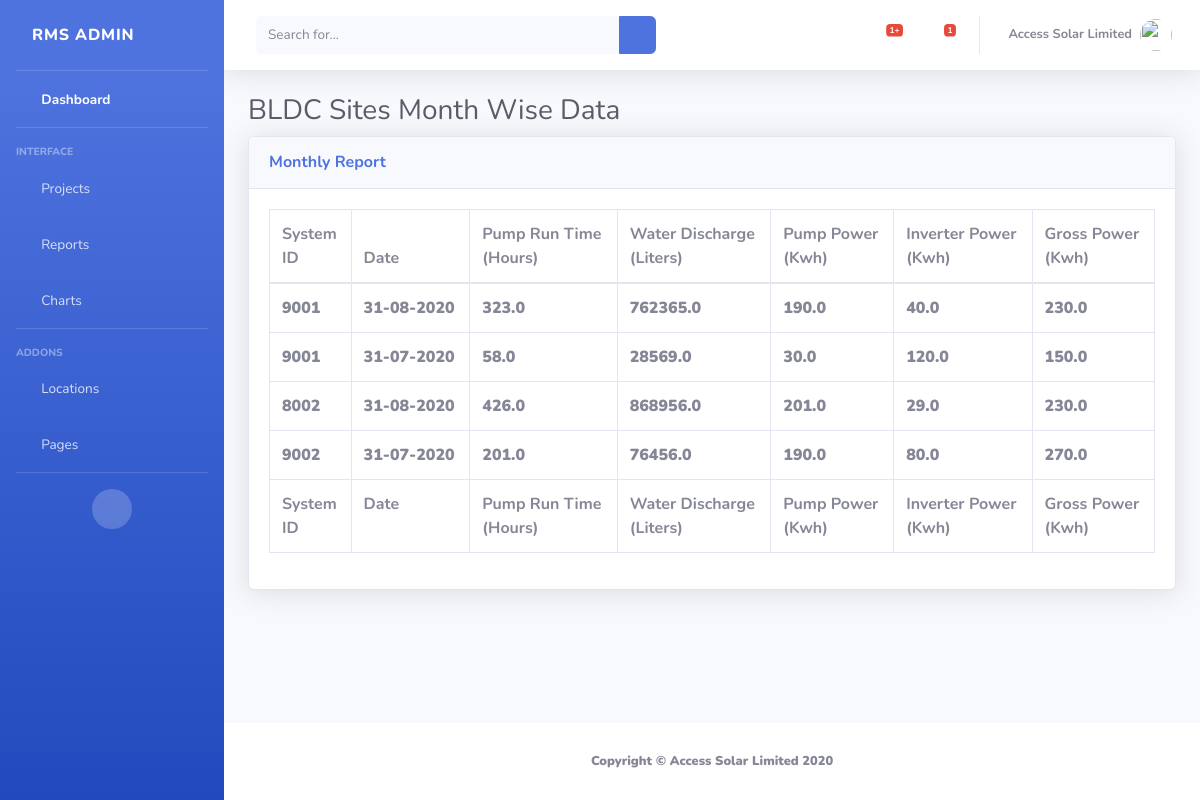
The app's page /monthReport/, older data.
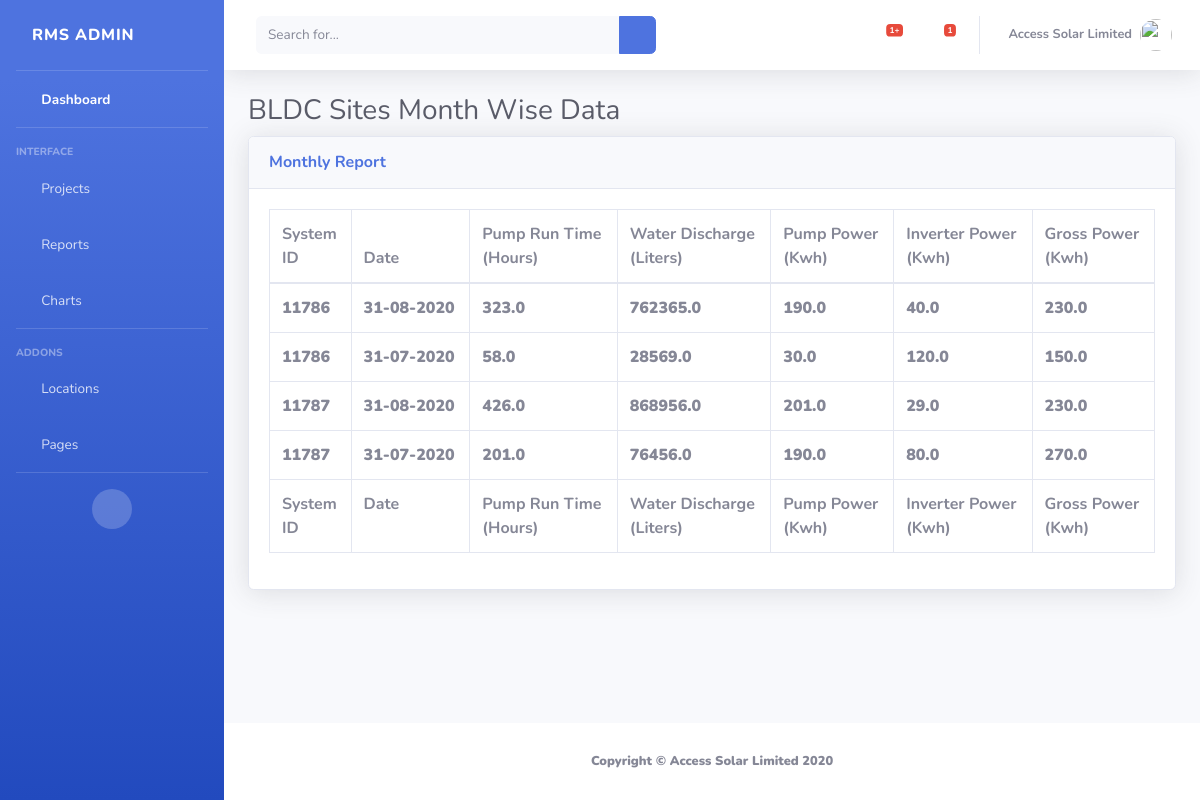
The same page, newer data.
### rms/models.py (models this page shows, shortened)
class md(models.Model):
	Project = models.CharField(max_length=50,null=True,blank=True)
	System_RID_No = models.CharField(max_length=30,null=True,blank=True)
	Date = models.DateField(null=True,blank=True)
	RunTime_Hrs = models.FloatField(null=True,blank=True)
	Water_Discharge_Lts = models.FloatField(null=True,blank=True)
	Pump_Consumption_KWH = models.FloatField(null=True,blank=True)
	Inverter_Input_KWH = models.FloatField(null=True,blank=True)
	Inverter_Output_KWH = models.FloatField(null=True,blank=True)
	Total_KWH_Generation = models.FloatField(null=True,blank=True)
	Gross_KWH = models.FloatField(null=True,blank=True)

### rms/views.py (the view)
# urls.py: path('monthReport/', views.monthR, name='monthRep'),
def monthR(request):
	table_data = md.objects.all()
	return render(request, 'monthR.html', {'table_data': table_data})

### templates/monthR.html (shortened to what the changed rows need)
<!DOCTYPE html>
{% load static %}
<html lang="en">
<head>
  <link href="{% static 'vendor/fontawesome-free/css/all.min.css' %}" rel="stylesheet" type="text/css">
  <link href="{% static 'css/sb-admin-2.min.css' %}" rel="stylesheet">
  <link href="{% static 'vendor/datatables/dataTables.bootstrap4.min.css' %}" rel="stylesheet">
</head>
<body id="page-top">
  <div id="wrapper">
    <div id="content-wrapper" class="d-flex flex-column">
      <div id="content">
        <div class="container-fluid">
          <h1 class="h3 mb-2 text-gray-800">BLDC Sites Month Wise Data</h1>
          <div class="card shadow mb-4">
            <div class="card-body">
              <div class="table-responsive">
                <table class="table table-bordered" id="dataTable" width="100%" cellspacing="0">
                  <thead>
                    <tr>
                      <th>System<br>ID</br></th>
                      <th>Date</th>
                      <th>Pump Run Time<br>(Hours)</br></th>
                      <th>Water Discharge<br>(Liters)</br></th>
                      <th>Pump Power<br>(Kwh)</br></th>
                      <th>Inverter Power<br>(Kwh)</br></th>
                      <th>Gross Power<br>(Kwh)</br></th>
                    </tr>
                  </thead>
                  <tfoot>
                    <tr>
                      <th>System<br>ID</br></th>
                      <th>Date</th>
                      <th>Pump Run Time<br>(Hours)</br></th>
                      <th>Water Discharge<br>(Liters)</br></th>
                      <th>Pump Power<br>(Kwh)</br></th>
                      <th>Inverter Power<br>(Kwh)</br></th>
                      <th>Gross Power<br>(Kwh)</br></th>
                    </tr>
                  </tfoot>
                  <tbody>
              {% for x in table_data %}
                    <tr>
                      <td>{{x.System_RID_No}}</td>
                      <td>{{x.Date | date:"d-m-Y"}}</td>
                      <td>{{x.RunTime_Hrs}}</td>
                      <td>{{x.Water_Discharge_Lts}}</td>
                      <td>{{x.Pump_Consumption_KWH}}</td>
                      <td>{{x.Inverter_Output_KWH}}</td>
                      <td>{{x.Gross_KWH}}</td>
                    </tr>
              {% endfor %}
                  </tbody>
                </table>
              </div>
            </div>
          </div>
        </div>
      </div>
    </div>
  </div>
</body>
</html>

Row changes from the older to the newer data that the page shows:
changed md (number 1 of 4 on the later page): System_RID_No "9001" → "11786"
changed md (number 2 of 4 on the later page): System_RID_No "9001" → "11786"
changed md (number 3 of 4 on the later page): System_RID_No "8002" → "11787"
changed md (number 4 of 4 on the later page): System_RID_No "9002" → "11787"
